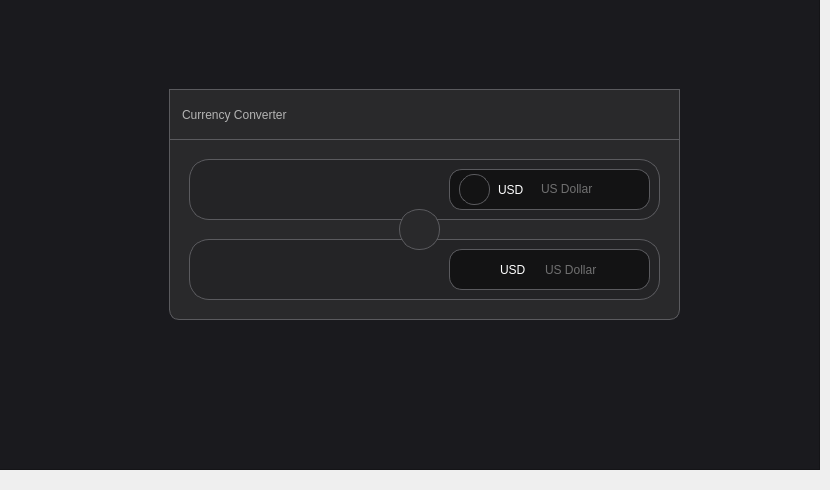
   <widget class="QWidget" name="main">
    <widget class="QFrame" name="frame">
     <property name="geometry">
      <rect>
       <x>-1</x>
       <y>-11</y>
       <width>821</width>
       <height>481</height>
      </rect>
     </property>
     <property name="styleSheet">
      <string notr="true">background-color: rgb(26, 26, 30);</string>
     </property>
     <property name="frameShape">
      <enum>QFrame::StyledPanel</enum>
     </property>
     <property name="frameShadow">
      <enum>QFrame::Raised</enum>
     </property>
     <widget class="QFrame" name="frame_2">
      <property name="geometry">
       <rect>
        <x>170</x>
        <y>100</y>
        <width>511</width>
        <height>231</height>
       </rect>
      </property>
      <property name="styleSheet">
       <string notr="true">background-color:rgb(41, 41, 43);
border-radius: 10px;
border: 0.7px solid rgb(90, 90, 94);</string>
      </property>
      <property name="frameShape">
       <enum>QFrame::StyledPanel</enum>
      </property>
      <property name="frameShadow">
       <enum>QFrame::Raised</enum>
      </property>
      <widget class="Line" name="line">
       <property name="geometry">
        <rect>
         <x>0</x>
         <y>0</y>
         <width>511</width>
         <height>51</height>
        </rect>
       </property>
       <property name="styleSheet">
        <string notr="true">border-radius: 0px;
</string>
       </property>
       <property name="orientation">
        <enum>Qt::Horizontal</enum>
       </property>
      </widget>
      <widget class="QLineEdit" name="currencyyyy">
       <property name="geometry">
        <rect>
         <x>20</x>
         <y>70</y>
         <width>471</width>
         <height>61</height>
        </rect>
       </property>
       <property name="styleSheet">
        <string notr="true">QLineEdit{
background-color: rgb(36, 36, 38);
padding-left: 20px;
border-radius: 20px;
color: rgb(255, 255, 255);
	font: 81 11pt &quot;Nunito ExtraBold&quot;;
}
QLineEdit:hover{
border: 0.5px solid rgb(173, 173, 173);}</string>
       </property>
      </widget>
      <widget class="QLineEdit" name="Converted">
       <property name="geometry">
        <rect>
         <x>20</x>
         <y>150</y>
         <width>471</width>
         <height>61</height>
        </rect>
       </property>
       <property name="styleSheet">
        <string notr="true">QLineEdit{
background-color: rgb(36, 36, 38);
padding-left: 20px;
border-radius: 20px;
color: rgb(255, 255, 255);
	font: 81 11pt &quot;Nunito ExtraBold&quot;;
}
QLineEdit:hover{
border: 0.5px solid rgb(173, 173, 173);}</string>
       </property>
      </widget>
      <widget class="QFrame" name="frame_3">
       <property name="geometry">
        <rect>
         <x>230</x>
         <y>120</y>
         <width>41</width>
         <height>41</height>
        </rect>
       </property>
       <property name="styleSheet">
        <string notr="true">border-radius: 20px;</string>
       </property>
       <property name="frameShape">
        <enum>QFrame::StyledPanel</enum>
       </property>
       <property name="frameShadow">
        <enum>QFrame::Raised</enum>
       </property>
       <widget class="QPushButton" name="convert">
        <property name="geometry">
         <rect>
          <x>5</x>
          <y>5</y>
          <width>32</width>
          <height>32</height>
         </rect>
        </property>
        <property name="styleSheet">
         <string notr="true">border-radius: 15px;
border: 0px;
background-color: transparent;</string>
        </property>
        <property name="text">
         <string/>
        </property>
        <property name="icon">
         <iconset resource="../icons/place.qrc">
          <normaloff>:/assets/money-transfer-coin-arrow.png</normaloff>:/assets/money-transfer-coin-arrow.png</iconset>
        </property>
        <property name="iconSize">
         <size>
          <width>25</width>
          <height>25</height>
         </size>
        </property>
       </widget>
      </widget>
      <widget class="QLabel" name="label_2">
       <property name="geometry">
        <rect>
         <x>13</x>
         <y>10</y>
         <width>201</width>
         <height>31</height>
        </rect>
       </property>
       <property name="styleSheet">
        <string notr="true"> border: 0px;
font: 75 11pt &quot;Nunito ExtraBold&quot;;
color: rgb(179, 179, 179);</string>
       </property>
       <property name="text">
        <string>Currency Converter</string>
       </property>
      </widget>
      <widget class="QPushButton" name="loo">
       <property name="geometry">
        <rect>
         <x>475</x>
         <y>9</y>
         <width>31</width>
         <height>32</height>
        </rect>
       </property>
       <property name="styleSheet">
        <string notr="true">border: 0px;</string>
       </property>
       <property name="text">
        <string/>
       </property>
       <property name="icon">
        <iconset resource="../icons/place.qrc">
         <normaloff>:/assets/circle-user (1).png</normaloff>:/assets/circle-user (1).png</iconset>
       </property>
       <property name="iconSize">
        <size>
         <width>22</width>
         <height>22</height>
        </size>
       </property>
      </widget>
      <widget class="QComboBox" name="currencycombo">
       <property name="geometry">
        <rect>
         <x>280</x>
         <y>80</y>
         <width>201</width>
         <height>41</height>
        </rect>
       </property>
       <property name="styleSheet">
        <string notr="true">QComboBox{
selection-background-color: rgb(19, 19, 20);
background-color: rgb(19, 19, 20);
border-radius: 13px;
color: rgb(255, 255, 255);
padding-left: 48px;
font: 87 13pt &quot;Nunito ExtraBold&quot;;
}
QComboBox::drop-down {
    subcontrol-origin: padding;
    subcontrol-position: top right;
    width: 50px;
    border-left: 0px solid #8e8e8e;
}
QComboBox::down-arrow {
image: url(:/assets/angle-small-down.png);
    width: 14px;
    height: 14px;
}
</string>
       </property>
       <item>
        <property name="text">
         <string>USD</string>
        </property>
       </item>
       <item>
        <property name="text">
         <string>AED</string>
        </property>
       </item>
       <item>
        <property name="text">
         <string>NGN</string>
        </property>
       </item>
       <item>
        <property name="text">
         <string>ARS</string>
        </property>
       </item>
       <item>
        <property name="text">
         <string>AUD</string>
        </property>
       </item>
       <item>
        <property name="text">
         <string>BTC</string>
        </property>
       </item>
       <item>
        <property name="text">
         <string>CAD</string>
        </property>
       </item>
       <item>
        <property name="text">
         <string>EUR</string>
        </property>
       </item>
       <item>
        <property name="text">
         <string>JPY</string>
        </property>
       </item>
       <item>
        <property name="text">
         <string>GBP</string>
        </property>
       </item>
       <item>
        <property name="text">
         <string>MXN</string>
        </property>
       </item>
       <item>
        <property name="text">
         <string>DOGE</string>
        </property>
       </item>
      </widget>
      <widget class="QComboBox" name="convertcombo">
       <property name="geometry">
        <rect>
         <x>280</x>
         <y>160</y>
         <width>201</width>
         <height>41</height>
        </rect>
       </property>
       <property name="styleSheet">
        <string notr="true">QComboBox{
selection-background-color: rgb(19, 19, 20);
background-color: rgb(19, 19, 20);
border-radius: 13px;
color: rgb(255, 255, 255);
padding-left: 50px;
font: 87 13pt &quot;Nunito ExtraBold&quot;;
}
QComboBox::drop-down {
    subcontrol-origin: padding;
    subcontrol-position: top right;
    width: 50px;
    border-left: 0px solid #8e8e8e;
}
QComboBox::down-arrow {
image: url(:/assets/angle-small-down.png);
    width: 14px;
    height: 14px;
}
</string>
       </property>
       <item>
        <property name="text">
         <string>USD</string>
        </property>
       </item>
       <item>
        <property name="text">
         <string>AED</string>
        </property>
       </item>
       <item>
        <property name="text">
         <string>NGN</string>
        </property>
       </item>
       <item>
        <property name="text">
         <string>ARS</string>
        </property>
       </item>
       <item>
        <property name="text">
         <string>AUD</string>
        </property>
       </item>
       <item>
        <property name="text">
         <string>BTC</string>
        </property>
       </item>
       <item>
        <property name="text">
         <string>CAD</string>
        </property>
       </item>
       <item>
        <property name="text">
         <string>EUR</string>
        </property>
       </item>
       <item>
        <property name="text">
         <string>JPY</string>
        </property>
       </item>
       <item>
        <property name="text">
         <string>GBP</string>
        </property>
       </item>
       <item>
        <property name="text">
         <string>MXN</string>
        </property>
       </item>
       <item>
        <property name="text">
         <string>DOGE</string>
        </property>
       </item>
      </widget>
      <widget class="QLabel" name="currencyname">
       <property name="geometry">
        <rect>
         <x>372</x>
         <y>90</y>
         <width>71</width>
         <height>20</height>
        </rect>
       </property>
       <property name="styleSheet">
        <string notr="true">border: 0px;
background-color: transparent;
color: rgba(255, 255, 255, 100);
font: 81 6pt &quot;Nunito ExtraBold&quot;;</string>
       </property>
       <property name="text">
        <string>US Dollar</string>
       </property>
      </widget>
      <widget class="QFrame" name="frame_4">
       <property name="geometry">
        <rect>
         <x>290</x>
         <y>85</y>
         <width>31</width>
         <height>31</height>
        </rect>
       </property>
       <property name="styleSheet">
        <string notr="true">background-color: transparent;
border-radius: 15px;</string>
       </property>
       <property name="frameShape">
        <enum>QFrame::StyledPanel</enum>
       </property>
       <property name="frameShadow">
        <enum>QFrame::Raised</enum>
       </property>
       <widget class="QFrame" name="frame_5">
        <property name="geometry">
         <rect>
          <x>0</x>
          <y>0</y>
          <width>31</width>
          <height>31</height>
         </rect>
        </property>
        <property name="styleSheet">
         <string notr="true">background-color: transparent;
border-radius: 15px;
border: 0px;</string>
        </property>
        <property name="frameShape">
         <enum>QFrame::StyledPanel</enum>
        </property>
        <property name="frameShadow">
         <enum>QFrame::Raised</enum>
        </property>
        <widget class="QLabel" name="currentcurrency">
         <property name="geometry">
          <rect>
           <x>0</x>
           <y>0</y>
           <width>31</width>
           <height>31</height>
          </rect>
         </property>
         <property name="styleSheet">
          <string notr="true">border: 0px;</string>
         </property>
         <property name="text">
          <string/>
         </property>
         <property name="scaledContents">
          <bool>true</bool>
         </property>
        </widget>
       </widget>
       <widget class="QLabel" name="label_4">
        <property name="geometry">
         <rect>
          <x>86</x>
          <y>5</y>
          <width>71</width>
          <height>21</height>
         </rect>
        </property>
        <property name="styleSheet">
         <string notr="true">border: 0px;
background-color: transparent;
color: rgba(255, 255, 255, 100);
font: 81 8pt &quot;Nunito ExtraBold&quot;;</string>
        </property>
        <property name="text">
         <string>US Dollar</string>
        </property>
       </widget>
      </widget>
      <widget class="QFrame" name="frame_6">
       <property name="geometry">
        <rect>
         <x>290</x>
         <y>165</y>
         <width>31</width>
         <height>31</height>
        </rect>
       </property>
       <property name="styleSheet">
        <string notr="true">background-color: transparent;
border-radius: 15px;
border: 0px;</string>
       </property>
       <property name="frameShape">
        <enum>QFrame::StyledPanel</enum>
       </property>
       <property name="frameShadow">
        <enum>QFrame::Raised</enum>
       </property>
       <widget class="QLabel" name="convertcurrency">
        <property name="geometry">
         <rect>
          <x>0</x>
          <y>0</y>
          <width>31</width>
          <height>31</height>
         </rect>
        </property>
        <property name="styleSheet">
         <string notr="true">border: 0px;</string>
        </property>
        <property name="text">
         <string/>
        </property>
        <property name="pixmap">
         <pixmap resource="../icons/place.qrc">:/assets/dollar-sign.png</pixmap>
        </property>
        <property name="scaledContents">
         <bool>true</bool>
        </property>
       </widget>
      </widget>
      <widget class="QLabel" name="convertname">
       <property name="geometry">
        <rect>
         <x>376</x>
         <y>170</y>
         <width>71</width>
         <height>21</height>
        </rect>
       </property>
       <property name="styleSheet">
        <string notr="true">border: 0px;
background-color: transparent;
color: rgba(255, 255, 255, 100);
font: 81 6pt &quot;Nunito ExtraBold&quot;;</string>
       </property>
       <property name="text">
        <string>US Dollar</string>
       </property>
      </widget>
      <widget class="QPushButton" name="history">
       <property name="geometry">
        <rect>
         <x>442</x>
         <y>9</y>
         <width>32</width>
         <height>32</height>
        </rect>
       </property>
       <property name="styleSheet">
        <string notr="true">border: 0px;</string>
       </property>
       <property name="text">
        <string/>
       </property>
       <property name="icon">
        <iconset resource="../icons/place.qrc">
         <normaloff>:/assets/calendar.png</normaloff>:/assets/calendar.png</iconset>
       </property>
       <property name="iconSize">
        <size>
         <width>24</width>
         <height>24</height>
        </size>
       </property>
      </widget>
      <widget class="QPushButton" name="history_3">
       <property name="geometry">
        <rect>
         <x>409</x>
         <y>9</y>
         <width>32</width>
         <height>32</height>
        </rect>
       </property>
       <property name="styleSheet">
        <string notr="true">border: 0px;</string>
       </property>
       <property name="text">
        <string/>
       </property>
       <property name="icon">
        <iconset resource="../icons/place.qrc">
         <normaloff>:/assets/convert-document (1).png</normaloff>:/assets/convert-document (1).png</iconset>
       </property>
       <property name="iconSize">
        <size>
         <width>24</width>
         <height>24</height>
        </size>
       </property>
      </widget>
     </widget>
    </widget>
   </widget>
